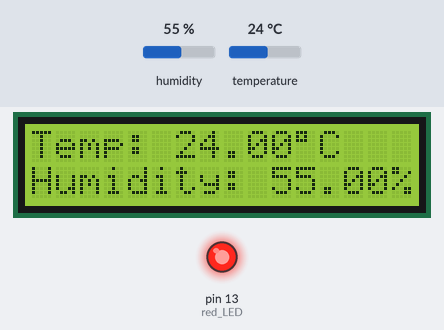
Simulated run of this sketch. Board: Arduino Uno, built with avr-gcc and run on an emulated ATmega328P. Shown: 16×2 character LCD, output pins drawn as LEDs (lit = HIGH). The test bench sets the inputs (shaded band); at power-on: humidity 55 %, temperature 24 °C.

Above: at 1.2 s.
1.3 s: humidity set to 52 %
At 3.4 s:
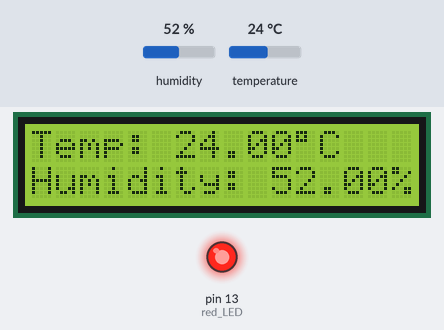
4.0 s: humidity set to 49 %
At 4.8 s:
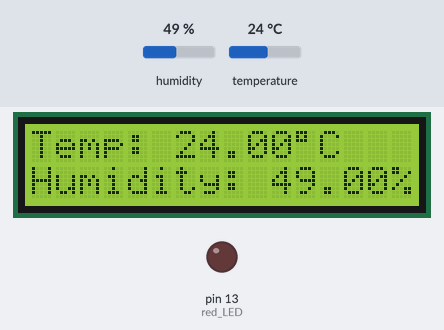
6.7 s: temperature set to 12 °C
At 8.7 s:
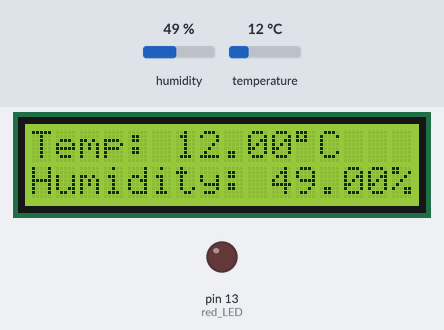
9.7 s: temperature set to 19 °C
At 11.2 s:
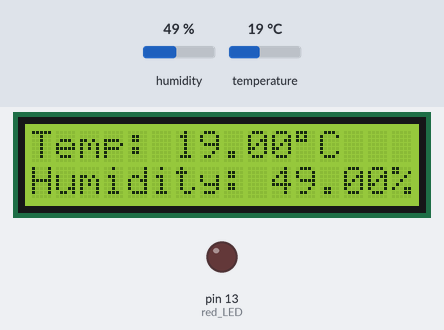
Timing chart, 0 to 12.7 s (numbered marks = the images above; inputs shaded):
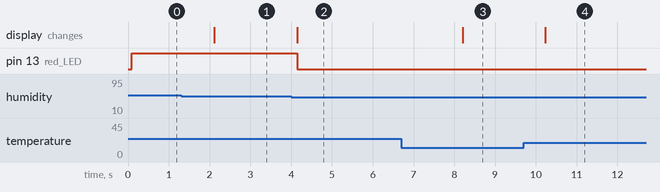

The sketch:

lcd_dht11.ino
```cpp
// Modified example code from Circuit Basics
// https://www.circuitbasics.com/how-to-set-up-the-dht11-humidity-sensor-on-an-arduino/

// import the DHTLib Library
// to access necessary functions
#include <dht.h>
// import the LiquidCrystal Library
// to access necessary functions
// (pre-installed with the Arduino IDE)
#include <LiquidCrystal.h>

// set the pins the Arduino uses to
// connect to the LCD Display.
// RS, E, D4, D5, D6, D7 are the LCD pins
// RS is connected to pin 12
// E is connected to pin 11
// D4 is connected to pin 5 and so on...
LiquidCrystal lcd(12, 11, 5, 4, 3, 2);

// create an instance of the dht class called DHT
dht DHT;

// analog pin A0 sensor is connected to
#define DHT11_PIN A0

// constant variable for the red LED,
// digital pin 13
const int red_LED = 13;

// the setup routine runs once when pressed reset
void setup(){
  // initialize the interface to the LCD screen,
  // specifying the dimensions (width and height)
  // of the display. The display has 16 columns and 2 rows
  lcd.begin(16, 2);
  // initialize digital pin 13, red_LED as an output
  pinMode(red_LED, OUTPUT);
}

// the loop routine runs over and over again forever
void loop(){
  // Read the temperature and humidity
  DHT.read11(DHT11_PIN);
  // place the cursor of the LCD Display on the
  // first column on the first row
  lcd.setCursor(0,0);
  // print "Temp: " onto the LCD Display
  lcd.print("Temp: ");
  // print the detected temperature (in Celsius)
  // from the dht11 sensor onto the LCD Display
  lcd.print(DHT.temperature);
  // print the degree sign onto the LCD Display
  lcd.print((char)223);
  // print "C" (Celsius) onto the LCD Display
  lcd.print("C");
  // place the cursor of the LCD Display on the
  // first column on the second row
  lcd.setCursor(0,1);
  // print "Humidity: " onto the LCD Display
  lcd.print("Humidity: ");
  // print the detected humidity level from
  // the dht11 sensor onto the LCD Display
  lcd.print(DHT.humidity);
  // print "%" (percent) onto the LCD Display
  lcd.print("%");
  // if the humidity level is
  // lower than 30 or higher than 50
  // turn on the LED, otherwise,
  // turn it off
  if (DHT.humidity < 30 || DHT.humidity > 50) {
    // turn the LED on by making
    // voltage level HIGH (max PWR)
    digitalWrite(red_LED, HIGH);
  } else {
    // turn the red LED off by making
    // voltage level LOW (GND)
    digitalWrite(red_LED, LOW);
  }
  // wait for 2 seconds
  delay(2000);
}
```

Measured:
- the behaviour switches between 51 and 50 % on humidity (found by bisection; images 1 and 2)
- after the input at 1.3 s, the display: changes after 0.82 s (image 1)
- after the input at 4.0 s, pin 13 (red_LED): HIGH → LOW after 0.15 s; the display: changes after 0.15 s (image 2)
- after the input at 6.7 s, the display: changes after 1.5 s (image 3)
- after the input at 9.7 s, the display: changes after 0.53 s (image 4)
